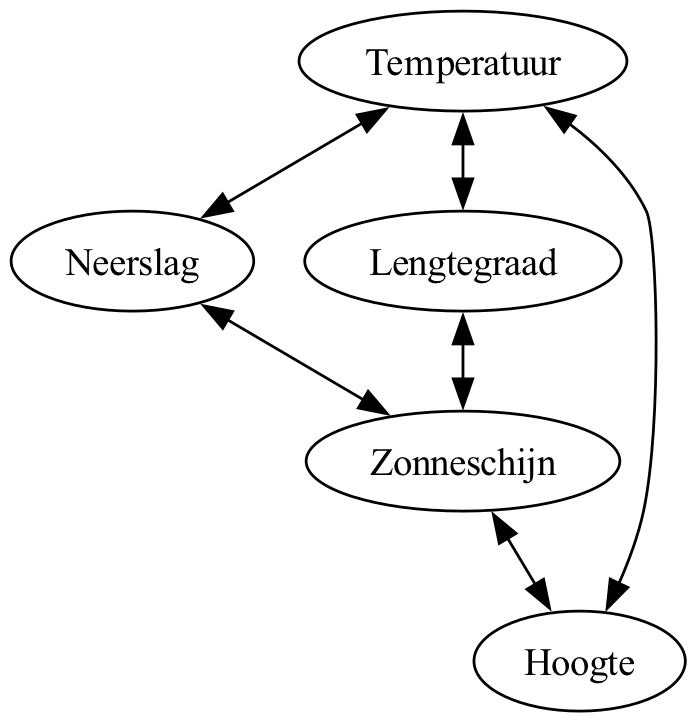
#> input picture Thesis/experiments/altitude_temperature_precipitation/fciimg/simple_test.png, 696 x 722 px, given in place of new.MOV, which was not available
$ python KUL_Create_Demo_Video.py   (older library calls are emulated)
#> lines starting #> are read from the running program, lines starting #| are printed output that depends on the picture; pictures that were not available may be replaced by others from this repository, and a replacement may not be noted
import numpy as np
import cv2

# Function to check if the current frame is between the given time range
def between(cap, lower: int, upper: int) -> bool:
    return lower <= int(cap.get(cv2.CAP_PROP_POS_MSEC)) < upper

# Function to display a message on the frame
def display_message(frame, message):
    cv2.putText(frame, message, (50, 50), cv2.FONT_HERSHEY_SIMPLEX, 1, (255, 255, 255), 2)

def main() -> None:
    cap = cv2.VideoCapture('new.MOV')
    fps = int(round(cap.get(5)))
    frame_width = int(cap.get(3) / 3)
    frame_height = int(cap.get(4) / 3)

    frame_width_out = int(frame_width / 1.3)
    frame_height_out = int(frame_height / 1.3)


    fourcc = cv2.VideoWriter_fourcc(*'H264')  # saving output video as .mp4
    out = cv2.VideoWriter('output.mp4', fourcc, fps, (frame_width_out, frame_height_out))

    handle_first_video(cap, frame_height, frame_width, out)

    cap.release()
    cap = cv2.VideoCapture('donutvid.MOV')

    handle_second_video(cap, frame_height, frame_width, out)

    cap.release()
    cap = cv2.VideoCapture('rollingball.MOV')

    handle_third_video(cap, frame_height, frame_width, out)

    out.release()

    # Closes all the frames
    cv2.destroyAllWindows()
    print("Windows closed")


# First 40 seconds
def handle_first_video(cap, frame_height, frame_width, out):
#> called with frame_height = 240, frame_width = 232
    while cap.isOpened():

        if not between(cap, 0, 40000):
            break

        ret, frame = cap.read()
#> frame is the input picture: shape (722, 696, 3); min 0, max 255, mean 243.8

        if ret:
            if cv2.waitKey(28) & 0xFF == ord('q'):
#> (key q is pressed here)
                break

            frame = cv2.resize(frame, (int(frame_width), int(frame_height)))

            if between(cap, 0, 4000):
                frame = switch_grayscale(cap, frame)
                pass
            elif between(cap, 4000, 12000):
                frame = blurring(cap, frame)
                pass
            elif between(cap, 12000, 20000):
                frame = object_grabbing(cap, frame)
                pass
            elif between(cap, 20000, 25000):
                frame = visualize_edges(cap, frame)
                pass
            elif between(cap, 25000, 35000):
                frame = visualize_circles(cap, frame)
                pass
            elif between(cap, 35000, 40000):
                frame = object_detection(cap, frame)
                pass

            # write frame that you processed to output
            frame = cv2.resize(frame, (int(frame_width / 1.3), int(frame_height / 1.3)))
            out.write(frame)

            # (optional) display the resulting frame
            # cv2.imshow('Frame', frame)

            # Press Q on keyboard to  exit
            if cv2.waitKey(25) & 0xFF == ord('q'):
                break

        # Break the loop
        else:
            break


# Seconds 40 -> 50
def handle_second_video(cap, frame_height, frame_width, out):

#> called with frame_height = 240, frame_width = 232
    sift = cv2.SIFT_create()

    donutimg = cv2.imread('donut.png')
    donutimg = cv2.rotate(donutimg, cv2.ROTATE_90_COUNTERCLOCKWISE)
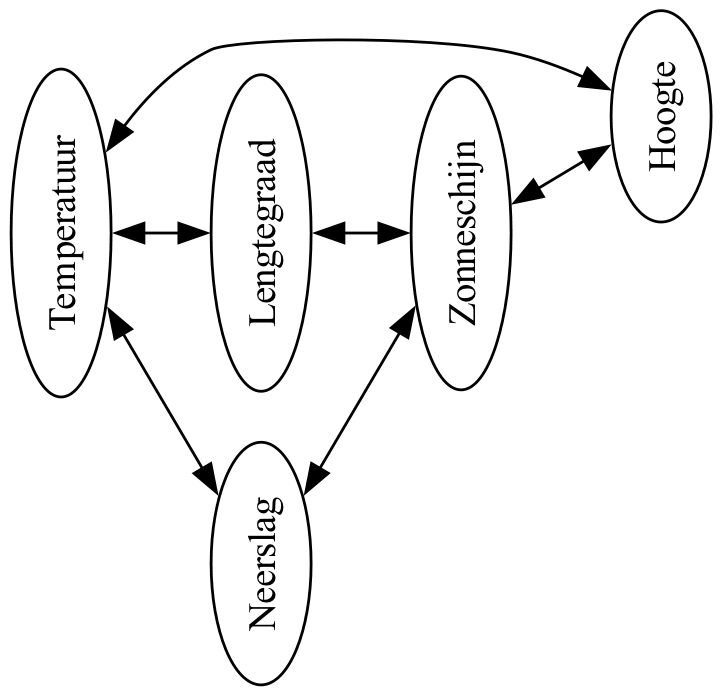
#> donutimg: shape (696, 722, 3); min 0, max 255, mean 243.8
    donutimg = cv2.resize(donutimg, (int(frame_width), int(frame_height)))
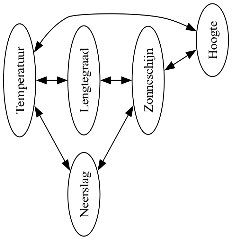
#> donutimg: shape (240, 232, 3); min 0, max 255, mean 243.8
    gray_donut_image = cv2.cvtColor(donutimg, cv2.COLOR_BGR2GRAY)

    keypoints_donut_image, descriptors_donut_image = sift.detectAndCompute(gray_donut_image, None)
#> keypoints_donut_image = 102 keypoints; strongest (x, y, size): (108, 80, 4.5), (59, 80, 4.5), (189, 54, 4.4), (171, 66, 4.4)

    while cap.isOpened():

        if not between(cap, 0, 10000):
            break

        ret, frame = cap.read()

        if ret:
            if cv2.waitKey(28) & 0xFF == ord('q'):
#> (key q is pressed here)
                break

            frame = cv2.resize(frame, (int(frame_width), int(frame_height)))

            if between(cap, 0, 10000):
                frame = sift_matching(descriptors_donut_image, donutimg, frame, keypoints_donut_image, sift)
                display_message(frame, "SIFT Matching")
            else:
                break

            # write frame that you processed to output
            frame = cv2.resize(frame, (int(frame_width / 1.3), int(frame_height / 1.3)))
            out.write(frame)

            # (optional) display the resulting frame
            # cv2.imshow('Frame', frame)

            # Press Q on keyboard to  exit
            if cv2.waitKey(25) & 0xFF == ord('q'):
                break

        # Break the loop
        else:
            break


# Seconds 50 -> 60
def handle_third_video(cap, frame_height, frame_width, out):

#> called with frame_height = 240, frame_width = 232
    custom_image = cv2.imread('cars.png')
    custom_image = cv2.resize(custom_image, (int(frame_width), int(frame_height)))
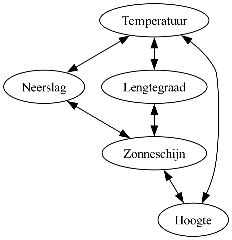
#> custom_image: shape (240, 232, 3); min 0, max 255, mean 243.8

    custom_image2 = cv2.imread('mater.png')
#> (the run stopped early here; a loop or call above may not have finished)
